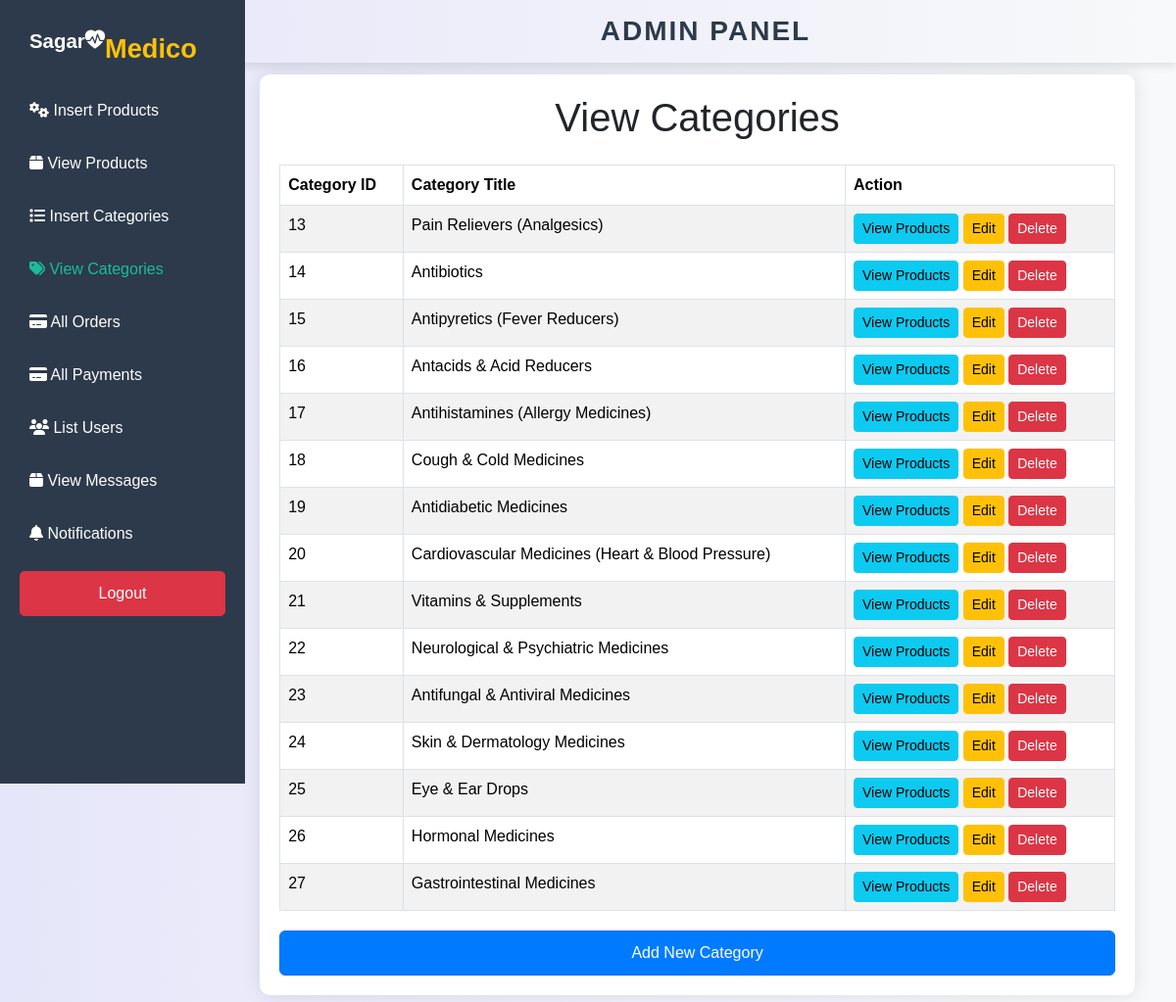
The page /admin_area/view_categories.php on the database its author committed.
### tables this page shows
CREATE TABLE IF NOT EXISTS `categories` (
  `category_id` int NOT NULL AUTO_INCREMENT,
  `category_title` varchar(255) NOT NULL,
  `category_description` text,
  `created_at` timestamp NOT NULL DEFAULT CURRENT_TIMESTAMP,
  PRIMARY KEY (`category_id`)
);

### admin_area/view_categories.php (the view, shortened to what this page needs)
<?php
include('../includes/connect.php');
$select_query = "SELECT * FROM categories";
$result_query = mysqli_query($con, $select_query);
?>
<!DOCTYPE html>
<html lang="en">
<head>
   <link href="https://cdn.jsdelivr.net/npm/bootstrap@5.3.0/dist/css/bootstrap.min.css" rel="stylesheet">
    <link rel="stylesheet" href="https://cdnjs.cloudflare.com/ajax/libs/font-awesome/6.7.2/css/all.min.css">
    <link rel="stylesheet" href="https://cdn.jsdelivr.net/npm/bootstrap-icons@1.11.3/font/bootstrap-icons.min.css">
    <link href="https://cdn.jsdelivr.net/npm/bootstrap@5.3.3/dist/css/bootstrap.min.css" rel="stylesheet">
    <link rel="stylesheet" href="https://unpkg.com/leaflet/dist/leaflet.css" />
    <link rel="stylesheet" href="https://cdn.jsdelivr.net/npm/bootstrap-icons@1.11.3/font/bootstrap-icons.min.css">
</head>
<body>
    <div class="sidebar fixed-top">
    <a class="navbar-brand" href="index3.php"><b><sup style="color:white;">Sagar<i class="bi bi-heart-pulse-fill"></i></sup></b><b class="text-warning">Medico</b></a>
        <a href="insert_product.php"><i class="fa fa-cogs"></i> Insert Products</a>
        <a href="view_products.php"><i class="fa fa-box"></i> View Products</a>
        <a href="insert_categories.php" ><i class="fa fa-list"></i> Insert Categories</a>
        <a href="view_categories.php" class="link active"><i class="fa fa-tags"></i> View Categories</a>
        <a href="order_list.php"><i class="fa fa-credit-card"></i> All Orders</a>
        <a href="payment_list.php"><i class="fa fa-credit-card"></i> All Payments</a>
        <a href="user_list.php"><i class="fa fa-users"></i> List Users</a>
        <a href="contact_view.php"><i class="fa fa-box"></i> View Messages</a>
        <a href="notifications.php">
    <i class="fa fa-bell"></i> Notifications
</a>
        <a href="../Medico/logout.php" class="btn btn-danger w-80 mt-3">Logout</a>
    </div>
    <div class="container mt-2">
    <div class="admin">
    <h2 >Admin Panel</h2>
</div>
    <div class="main">
        <h1 class="text-center mb-4">View Categories</h1>
        <table class="table table-bordered table-striped">
            <thead class="thead-dark">
                <tr>
                    <th>Category ID</th>
                    <th>Category Title</th>
                    <th>Action</th>
                </tr>
            </thead>
            <tbody>
                <?php
                if (mysqli_num_rows($result_query) > 0) {
                    while ($row = mysqli_fetch_assoc($result_query)) {
                        $category_title = $row['category_title'];
                        $category_id = $row['category_id'];
                        echo "<tr>
                                <td>$category_id</td>
                                <td>$category_title</td>
                                <td>
                                    <a href='view_products.php?category_id=$category_id' class='btn btn-info btn-sm'>View Products</a>
                                    <a href='edit_category.php?category_id=$category_id' class='btn btn-warning btn-sm'>Edit</a>
                                    <a href='delete_category.php?category_id=$category_id' class='btn btn-danger btn-sm' onclick=\"return confirm('Are you sure you want to delete this category?');\">Delete</a>
                                </td>
                            </tr>";
                    }
                } else {
                    echo "<tr><td colspan='3' class='text-center'>No categories found</td></tr>";
                }
                ?>
            </tbody>
        </table>
        <a href="insert_categories.php" class="btn btn-primary">Add New Category</a>
    </div>
    </div>
</body>
</html>

### admin_area/view_categories.php (style rules this page uses)
body { font-family: Arial, sans-serif; background: linear-gradient(to right, #E6E6FA, #F8F9FA); padding: 20px; }
.btn-primary { background-color: #007bff; display: block; text-align: center; margin-top: 20px; padding: 10px; }
.sidebar { position: fixed; width: 250px; height: 100vh; background: #2d3a4b; padding: 20px; color: #fff; }
.sidebar a { display: block; padding: 10px; color: #fff; text-decoration: none; border-radius: 5px; margin-bottom: 10px; }
.link.active { color: #1abc9c; }
.admin { background: linear-gradient(to right, #E6E6FA, #F8F9FA); width: 100%; padding: 15px 0; position: absolute; top: 0; left: 0; text-align: center; box-shadow: 0px 4px 8px rgba(0, 0, 0, 0.1); z-index: 1000; position: fixed; }
.navbar-brand { font-size: 170%; }
.admin h2 { font-size: 28px; font-weight: bold; color: #2d3a4b; text-transform: uppercase; letter-spacing: 2px; margin: 0; margin-left: 20%; }
.sidebar { position: fixed; width: 250px; height: 100vh; background: #2d3a4b; padding: 20px; color: white; left: 0; overflow-y: auto; }
.sidebar a { display: block; padding: 10px; color: white; text-decoration: none; border-radius: 5px; margin-bottom: 10px; transition: 0.3s; }
.main { margin-left: 20%; max-width: 1000px; background: white; padding: 20px; box-shadow: 0px 0px 20px rgba(0,0,0,0.1); border-radius: 10px; margin-top: 5%; }

### rows shown on the page
categories: category_id "13", category_title "Pain Relievers (Analgesics)"
categories: category_id "14", category_title "Antibiotics"
categories: category_id "15", category_title "Antipyretics (Fever Reducers)"
categories: category_id "16", category_title "Antacids & Acid Reducers"
categories: category_id "17", category_title "Antihistamines (Allergy Medicines)"
categories: category_id "18", category_title "Cough & Cold Medicines"
categories: category_id "19", category_title "Antidiabetic Medicines"
categories: category_id "20", category_title "Cardiovascular Medicines (Heart & Blood Pressure)"
categories: category_id "21", category_title "Vitamins & Supplements"
categories: category_id "22", category_title "Neurological & Psychiatric Medicines"
categories: category_id "23", category_title "Antifungal & Antiviral Medicines"
categories: category_id "24", category_title "Skin & Dermatology Medicines"
categories: category_id "25", category_title "Eye & Ear Drops"
categories: category_id "26", category_title "Hormonal Medicines"
categories: category_id "27", category_title "Gastrointestinal Medicines"
